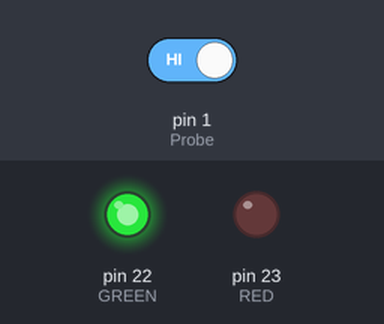
Bench run of a sketch on a simulated Arduino Mega 2560, built with avr-gcc and run on an emulated ATmega2560. Shown: output pins drawn as LEDs (lit = HIGH). The inputs (shaded band) are chosen by the test bench; at power-on: pin 1 (Probe) HIGH.

Above: at 1.2 s.
1.3 s: pin 1 (Probe) driven LOW
At 1.6 s:
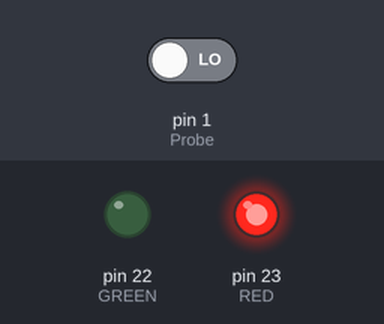
2.8 s: pin 1 (Probe) driven HIGH
At 4.0 s:
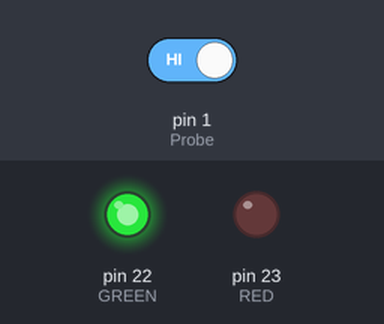
Timing chart, 0 to 5.8 s (numbered marks = the images above; inputs shaded):
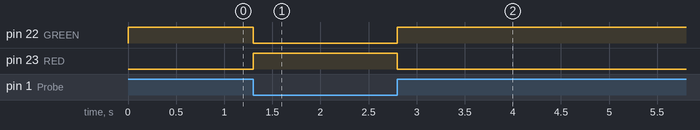

Measured:
- after the input at 1.3 s, pin 22 (GREEN): HIGH → LOW at once; pin 23 (RED): LOW → HIGH at once
- after the input at 2.8 s, pin 22 (GREEN): LOW → HIGH at once; pin 23 (RED): HIGH → LOW at once

The sketch:

Probe.ino
```cpp
/****************************************************************
 *                    LOGIC PROBE
 *                    ===========
 *
 * This is a logic probe program. Two LEDs, one RED and one
 * GREEN are connected to GPIO ports 23 and 22 respectively.
 * The program determiens the staet of the logic signal applied
 * to GPIO port 5. If the applied logic level is 0 then the
 * RED LED is turned ON. If on teh other hand the applied
 * logic level is 1 then the GREEN LED is turned ON.
 *
 *
 * Program: Probe
 * Date   : July, 2017
 **************************************************************/
#define Probe 1
#define RED 23
#define GREEN 22

//
// Configure the LEDs as outputs, and the Probe as input
//
void setup()
{
     pinMode(RED, OUTPUT);
     pinMode(GREEN, OUTPUT);
     pinMode(Probe, INPUT);
}

//
// Examine teh state of teh applied external logic signal. If
// the state is 0, then turn ON the RED LED. if on the other
// hand the external applied logic state is 1, then turn ON the
// GREEN LED
//
void loop()
{
   if(digitalRead(Probe) == 0)                         // Logic state is 0
   {
     digitalWrite(RED, HIGH);             // RED ON
     digitalWrite(GREEN, LOW);            // GREEN OFF
   }
   else                                   // Logic state 1
   {
     digitalWrite(GREEN, HIGH);           // GREEN ON
     digitalWrite(RED, LOW);              // RED OFF
   }
}
```
